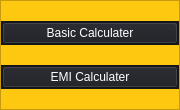
                  <widget class="QFrame" name="frame_5left">
                   <property name="minimumSize">
                    <size>
                     <width>180</width>
                     <height>0</height>
                    </size>
                   </property>
                   <property name="maximumSize">
                    <size>
                     <width>180</width>
                     <height>16777215</height>
                    </size>
                   </property>
                   <property name="styleSheet">
                    <string notr="true">background-color: rgb(255, 200, 16);</string>
                   </property>
                   <property name="frameShape">
                    <enum>QFrame::StyledPanel</enum>
                   </property>
                   <property name="frameShadow">
                    <enum>QFrame::Raised</enum>
                   </property>
                   <layout class="QVBoxLayout" name="verticalLayout_39">
                    <property name="spacing">
                     <number>20</number>
                    </property>
                    <property name="leftMargin">
                     <number>0</number>
                    </property>
                    <property name="topMargin">
                     <number>20</number>
                    </property>
                    <property name="rightMargin">
                     <number>0</number>
                    </property>
                    <property name="bottomMargin">
                     <number>0</number>
                    </property>
                    <item>
                     <widget class="QFrame" name="frame_33">
                      <property name="maximumSize">
                       <size>
                        <width>180</width>
                        <height>60</height>
                       </size>
                      </property>
                      <property name="styleSheet">
                       <string notr="true">
background-color: rgb(27, 29, 35);</string>
                      </property>
                      <property name="frameShape">
                       <enum>QFrame::StyledPanel</enum>
                      </property>
                      <property name="frameShadow">
                       <enum>QFrame::Raised</enum>
                      </property>
                      <layout class="QVBoxLayout" name="verticalLayout_42">
                       <property name="spacing">
                        <number>0</number>
                       </property>
                       <property name="leftMargin">
                        <number>0</number>
                       </property>
                       <property name="topMargin">
                        <number>0</number>
                       </property>
                       <property name="rightMargin">
                        <number>0</number>
                       </property>
                       <property name="bottomMargin">
                        <number>0</number>
                       </property>
                       <item>
                        <widget class="QPushButton" name="pushButton_2">
                         <property name="maximumSize">
                          <size>
                           <width>180</width>
                           <height>60</height>
                          </size>
                         </property>
                         <property name="styleSheet">
                          <string notr="true">    QPushButton{
color: rgb(255, 255, 255);
font: 10pt &quot;Gadugi&quot;;
background-image: url(images/used_icons/calculator.png);
background-repeat: no-reperat;
background-position: left;
}
QPushButton:pressed {
	background-color: rgb(237, 237, 253);
	
	color: rgb(0, 0, 0);
    }</string>
                         </property>
                         <property name="text">
                          <string>Basic Calculater</string>
                         </property>
                        </widget>
                       </item>
                      </layout>
                     </widget>
                    </item>
                    <item>
                     <widget class="QFrame" name="frame_34">
                      <property name="maximumSize">
                       <size>
                        <width>180</width>
                        <height>60</height>
                       </size>
                      </property>
                      <property name="styleSheet">
                       <string notr="true">background-color: rgb(27, 29, 35);</string>
                      </property>
                      <property name="frameShape">
                       <enum>QFrame::StyledPanel</enum>
                      </property>
                      <property name="frameShadow">
                       <enum>QFrame::Raised</enum>
                      </property>
                      <layout class="QVBoxLayout" name="verticalLayout_55">
                       <property name="spacing">
                        <number>0</number>
                       </property>
                       <property name="leftMargin">
                        <number>0</number>
                       </property>
                       <property name="topMargin">
                        <number>0</number>
                       </property>
                       <property name="rightMargin">
                        <number>0</number>
                       </property>
                       <property name="bottomMargin">
                        <number>0</number>
                       </property>
                       <item>
                        <widget class="QPushButton" name="pushButton_3">
                         <property name="maximumSize">
                          <size>
                           <width>180</width>
                           <height>60</height>
                          </size>
                         </property>
                         <property name="styleSheet">
                          <string notr="true">    QPushButton{
color: rgb(255, 255, 255);
font: 10pt &quot;Gadugi&quot;;
background-image: url(images/used_icons/emi.png);
background-repeat: no-reperat;
background-position: left;
}
QPushButton:pressed {
	background-color: rgb(237, 237, 253);
	
	color: rgb(0, 0, 0);
    }</string>
                         </property>
                         <property name="text">
                          <string>EMI Calculater</string>
                         </property>
                        </widget>
                       </item>
                      </layout>
                     </widget>
                    </item>
                    <item>
                     <widget class="QFrame" name="frame_46">
                      <property name="frameShape">
                       <enum>QFrame::StyledPanel</enum>
                      </property>
                      <property name="frameShadow">
                       <enum>QFrame::Raised</enum>
                      </property>
                     </widget>
                    </item>
                   </layout>
                  </widget>
